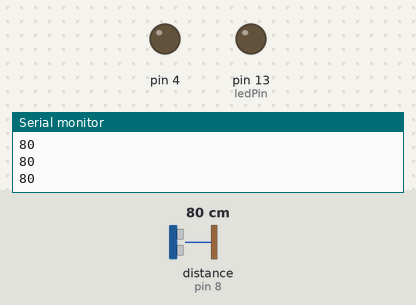
This sketch was run on a simulated Arduino Uno, built with avr-gcc and run on an emulated ATmega328P. Shown: output pins drawn as LEDs (lit = HIGH), the last lines printed to the serial monitor. Wiring (inferred from the names in the program): ultrasonic range finder: trigger pin 9; echo pin 8. Inputs (shaded band) come from the test bench; at power-on: distance to the obstacle (sensor on pin 8) 80 cm. The echo pulse lasts 58.3 µs per cm; pins used as bus, display or sensor lines are not drawn.

Above: at 1.2 s.
1.3 s: distance to the obstacle (sensor on pin 8) set to 63 cm
2.8 s: distance to the obstacle (sensor on pin 8) set to 56 cm
At 3.6 s:
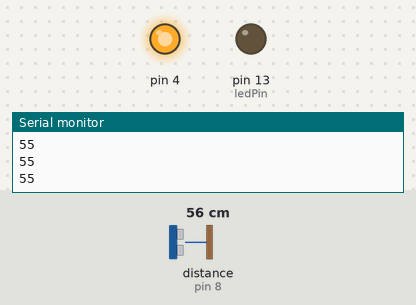
4.3 s: distance to the obstacle (sensor on pin 8) set to 60 cm
At 5.5 s:
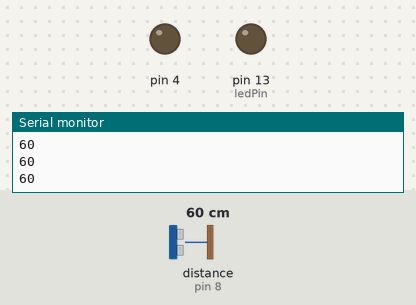
5.8 s: distance to the obstacle (sensor on pin 8) set to 2 cm
At 6.4 s:
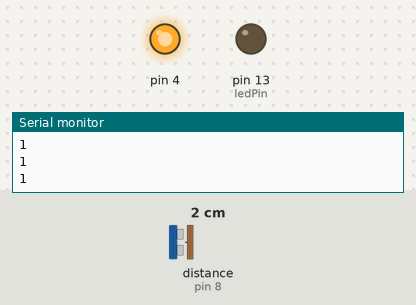
Timing chart, 0 to 8.3 s (numbered marks = the images above; inputs shaded):
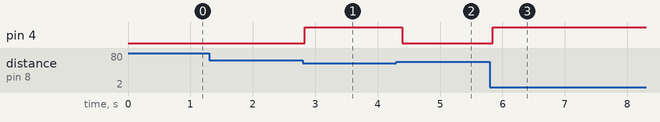

The sketch:

HC-SR04.ino
```cpp
//Тестировалось на Arduino IDE 1.0.1
#define Trig 9
#define Echo 8
#define ledPin 13

void setup()
{
  pinMode(Trig, OUTPUT); //инициируем как выход
  pinMode(Echo, INPUT); //инициируем как вход
  pinMode(ledPin, OUTPUT);
  pinMode(4, OUTPUT);
  Serial.begin(9600);
  /* задаем скорость общения. В нашем случае с компьютером */
}
unsigned int impulseTime=0;
unsigned int distance_sm=0;

void loop()
{
  digitalWrite(Trig, HIGH);
  /* Подаем импульс на вход trig дальномера */
  delayMicroseconds(10); // равный 10 микросекундам
  digitalWrite(Trig, LOW); // Отключаем
  impulseTime=pulseIn(Echo, HIGH); // Замеряем длину импульса
  distance_sm=impulseTime/58; // Пересчитываем в сантиметры
  Serial.println(distance_sm); // Выводим на порт
  if (distance_sm<60) // Если расстояние менее 30 сантиметром
  {
    digitalWrite(4, HIGH); // Светодиод горит
  }
  else
  {
    digitalWrite(4, LOW); // иначе не горит
  }
  delay(100);
  /* ждем 0.1 секунды, Следующий импульс может быть излучён, только после исчезновения эха от предыдущего.
   Это время называется периодом цикла (cycle period).
   Рекомендованный период между импульсами должен быть не менее 50 мс.  */
}
```

Measured:
- the behaviour switches between 60 and 59 cm on distance to the obstacle (sensor on pin 8) (found by bisection; images 0 and 1)
- after the input at 2.8 s, pin 4: LOW → HIGH at once
- after the input at 4.3 s, pin 4: HIGH → LOW after 0.09 s
- after the input at 5.8 s, pin 4: LOW → HIGH after 0.05 s
